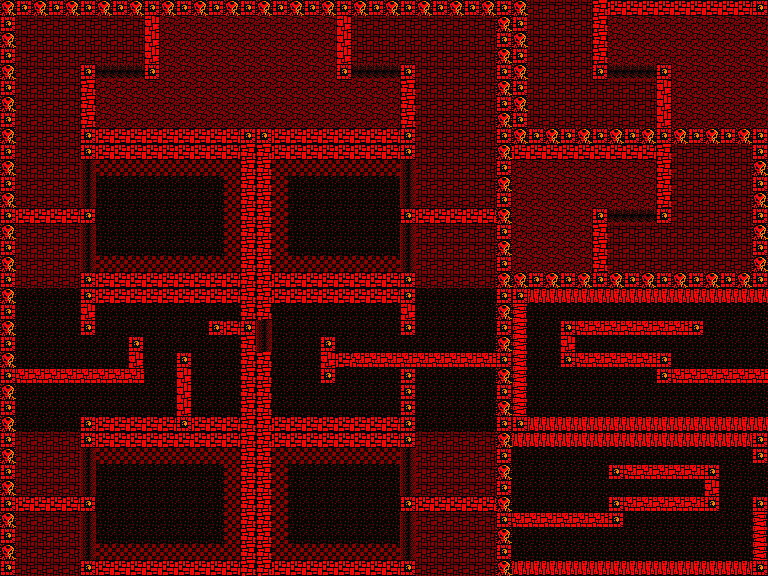

Tiled map render using the project's own tile images. Description and the whole map definition, tile-layer contents included, below:
An orthogonal 48x36 tile map with 16x16 px tiles, 1 tile layer (Tile Layer 1).

<map version="1.10" tiledversion="1.11.2" orientation="orthogonal" renderorder="right-down" width="48" height="36" tilewidth="16" tileheight="16" infinite="0" nextlayerid="3" nextobjectid="1">
 <tileset firstgid="1" source="tileset.tsx" />
 <layer id="1" name="Tile Layer 1" width="48" height="36">
  <data encoding="csv">
6,1,6,1,6,1,6,1,6,1,6,1,6,1,6,1,6,1,6,1,6,1,6,1,6,1,6,1,6,1,6,1,6,17,17,17,17,5,4,4,4,4,4,4,4,4,4,1,
1,17,17,17,17,17,17,17,17,3,21,21,21,21,21,21,21,21,21,21,21,3,17,17,17,17,17,17,17,17,17,6,1,17,17,17,17,5,21,21,21,21,21,21,21,21,21,21,
6,17,17,17,17,17,17,17,17,3,21,21,21,21,21,21,21,21,21,21,21,3,17,17,17,17,17,17,17,17,17,1,6,17,17,17,17,5,21,21,21,21,21,21,21,21,21,21,
1,17,17,17,17,17,17,17,17,3,21,21,21,21,21,21,21,21,21,21,21,3,17,17,17,17,17,17,17,17,17,6,1,17,17,17,17,5,21,21,21,21,21,21,21,21,21,21,
6,17,17,17,17,1,13,13,13,1,21,21,21,21,21,21,21,21,21,21,21,1,13,13,13,1,17,17,17,17,17,1,6,17,17,17,17,1,13,13,13,1,21,21,21,21,21,21,
1,17,17,17,17,5,21,21,21,21,21,21,21,21,21,21,21,21,21,21,21,21,21,21,21,5,17,17,17,17,17,6,1,17,17,17,17,17,17,17,17,3,21,21,21,21,21,21,
6,17,17,17,17,5,21,21,21,21,21,21,21,21,21,21,21,21,21,21,21,21,21,21,21,5,17,17,17,17,17,1,6,17,17,17,17,17,17,17,17,3,21,21,21,21,21,21,
1,17,17,17,17,5,21,21,21,21,21,21,21,21,21,21,21,21,21,21,21,21,21,21,21,5,17,17,17,17,17,6,1,17,17,17,17,17,17,17,17,3,21,21,21,21,21,21,
6,17,17,17,17,1,4,4,4,4,4,4,4,4,4,1,1,4,4,4,4,4,4,4,4,1,17,17,17,17,17,1,6,1,6,1,6,1,6,1,6,1,6,1,6,1,6,1,
1,17,17,17,17,1,4,4,4,4,4,4,4,4,4,5,5,4,4,4,4,4,4,4,4,1,17,17,17,17,17,6,4,4,4,4,4,4,4,4,4,5,17,17,17,17,17,1,
6,17,17,17,17,14,18,18,18,18,18,18,18,18,18,5,5,18,18,18,18,18,18,18,18,14,17,17,17,17,17,1,21,21,21,21,21,21,21,21,21,5,17,17,17,17,17,6,
1,17,17,17,17,14,15,15,15,15,15,15,15,15,18,5,5,18,15,15,15,15,15,15,15,14,17,17,17,17,17,6,21,21,21,21,21,21,21,21,21,5,17,17,17,17,17,1,
6,17,17,17,17,14,15,15,15,15,15,15,15,15,18,5,5,18,15,15,15,15,15,15,15,14,17,17,17,17,17,1,21,21,21,21,21,21,21,21,21,5,17,17,17,17,17,6,
1,4,4,4,4,1,15,15,15,15,15,15,15,15,18,5,5,18,15,15,15,15,15,15,15,1,4,4,4,4,4,6,21,21,21,21,21,1,13,13,13,1,17,17,17,17,17,1,
6,17,17,17,17,14,15,15,15,15,15,15,15,15,18,5,5,18,15,15,15,15,15,15,15,14,17,17,17,17,17,1,21,21,21,21,21,5,17,17,17,17,17,17,17,17,17,6,
1,17,17,17,17,14,15,15,15,15,15,15,15,15,18,5,5,18,15,15,15,15,15,15,15,14,17,17,17,17,17,6,21,21,21,21,21,5,17,17,17,17,17,17,17,17,17,1,
6,17,17,17,17,14,18,18,18,18,18,18,18,18,18,5,5,18,18,18,18,18,18,18,18,14,17,17,17,17,17,1,21,21,21,21,21,5,17,17,17,17,17,17,17,17,17,6,
1,17,17,17,17,1,4,4,4,4,4,4,4,4,4,5,5,4,4,4,4,4,4,4,4,1,17,17,17,17,17,6,6,1,6,1,6,1,6,1,6,1,6,1,6,1,6,1,
6,15,15,15,15,1,4,4,4,4,4,4,4,4,4,5,5,4,4,4,4,4,4,4,4,1,15,15,15,15,15,1,1,8,8,8,8,8,8,8,8,8,8,8,8,8,8,8,
1,15,15,15,15,3,15,15,15,15,15,15,15,15,15,5,5,15,15,15,15,15,15,15,15,3,15,15,15,15,15,6,7,15,15,15,15,15,15,15,15,15,15,15,15,15,15,15,
6,15,15,15,15,1,15,15,15,15,15,15,15,1,4,1,14,15,15,15,15,15,15,15,15,1,15,15,15,15,15,1,7,15,15,1,2,2,2,2,2,2,2,1,15,15,15,15,
1,15,15,15,15,15,15,15,1,15,15,15,15,15,15,5,14,15,15,15,1,15,15,15,15,15,15,15,15,15,15,6,7,15,15,3,15,15,15,15,15,15,15,15,15,15,15,15,
6,15,15,15,15,15,15,15,3,15,15,1,15,15,15,5,5,15,15,15,3,4,2,2,2,2,2,2,2,2,2,1,7,15,15,1,2,2,2,2,2,1,15,15,15,15,15,15,
1,2,2,2,2,2,2,2,2,15,15,3,15,15,15,5,5,15,15,15,1,15,15,15,15,1,15,15,15,15,15,6,7,15,15,15,15,15,15,15,15,1,2,2,2,2,2,2,
6,15,15,15,15,15,15,15,15,15,15,3,15,15,15,5,5,15,15,15,15,15,15,15,15,1,15,15,15,15,15,1,7,15,15,15,15,15,15,15,15,15,15,15,15,15,15,15,
1,15,15,15,15,15,15,15,15,15,15,3,15,15,15,5,5,15,15,15,15,15,15,15,15,1,15,15,15,15,15,6,7,15,15,15,15,15,15,15,15,15,15,15,15,15,15,15,
6,15,15,15,15,1,4,4,4,4,4,1,4,4,4,5,5,4,4,4,4,4,4,4,4,1,15,15,15,15,15,1,1,8,8,8,8,8,8,8,8,8,8,8,8,8,8,8,
1,17,17,17,17,1,4,4,4,4,4,4,4,4,4,5,5,4,4,4,4,4,4,4,4,1,17,17,17,17,17,6,8,8,8,8,8,8,8,8,8,8,8,8,8,8,8,1,
6,17,17,17,17,14,18,18,18,18,18,18,18,18,18,5,5,18,18,18,18,18,18,18,18,14,17,17,17,17,17,1,15,15,15,15,15,15,15,15,15,15,15,15,15,15,15,1,
1,17,17,17,17,14,15,15,15,15,15,15,15,15,18,5,5,18,15,15,15,15,15,15,15,14,17,17,17,17,17,6,15,15,15,15,15,15,1,2,2,2,2,2,1,15,15,15,
6,17,17,17,17,14,15,15,15,15,15,15,15,15,18,5,5,18,15,15,15,15,15,15,15,14,17,17,17,17,17,1,15,15,15,15,15,15,15,15,15,15,15,15,3,15,15,15,
1,4,4,4,4,1,15,15,15,15,15,15,15,15,18,5,5,18,15,15,15,15,15,15,15,1,4,4,4,4,4,6,15,15,15,15,15,15,1,2,2,2,2,2,1,15,15,1,
6,17,17,17,17,14,15,15,15,15,15,15,15,15,18,5,5,18,15,15,15,15,15,15,15,14,17,17,17,17,17,1,2,2,2,2,2,2,1,15,15,15,15,15,15,15,15,7,
1,17,17,17,17,14,15,15,15,15,15,15,15,15,18,5,5,18,15,15,15,15,15,15,15,14,17,17,17,17,17,6,15,15,15,15,15,15,15,15,15,15,15,15,15,15,15,7,
6,17,17,17,17,14,18,18,18,18,18,18,18,18,18,5,5,18,18,18,18,18,18,18,18,14,17,17,17,17,17,1,15,15,15,15,15,15,15,15,15,15,15,15,15,15,15,7,
1,17,17,17,17,1,4,4,4,4,4,4,4,4,4,5,5,4,4,4,4,4,4,4,4,1,17,17,17,17,17,6,8,8,8,8,8,8,8,8,8,8,8,8,8,8,8,1
</data>
 </layer>
</map>
